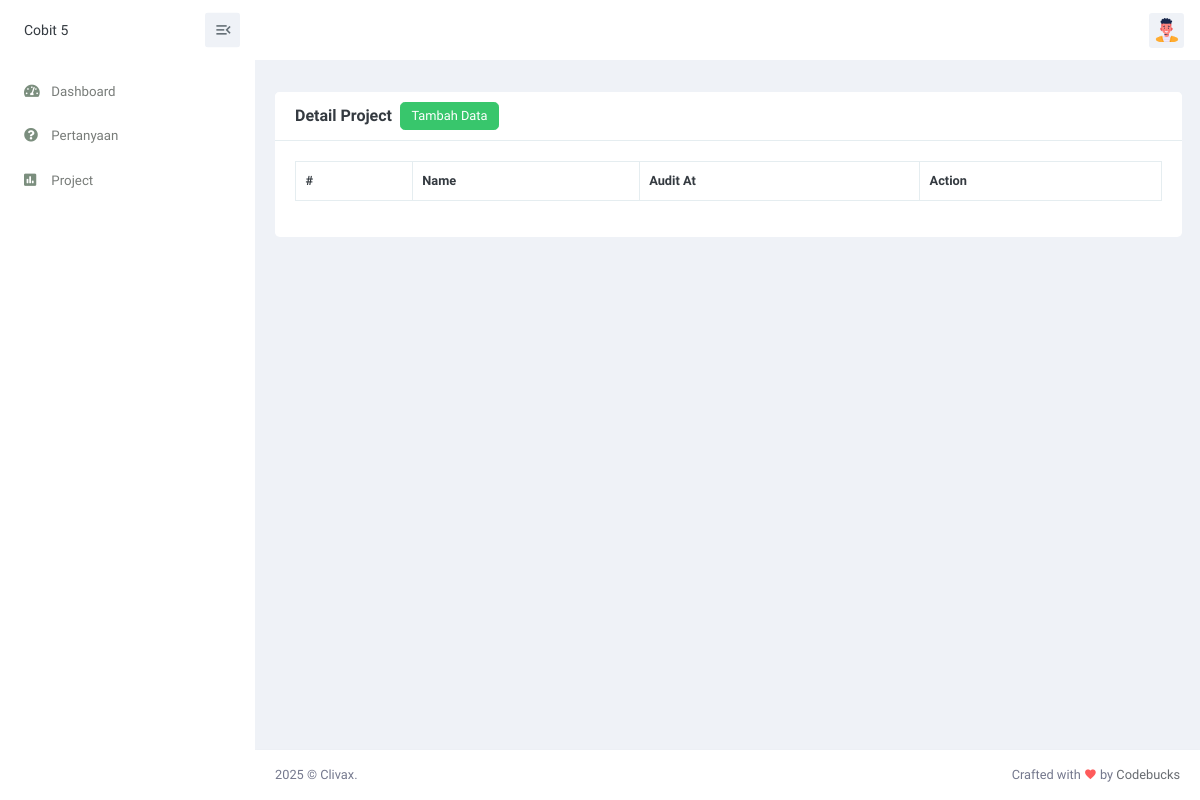
Before: /views/detail_project.php?id_project=9 with the older database file.
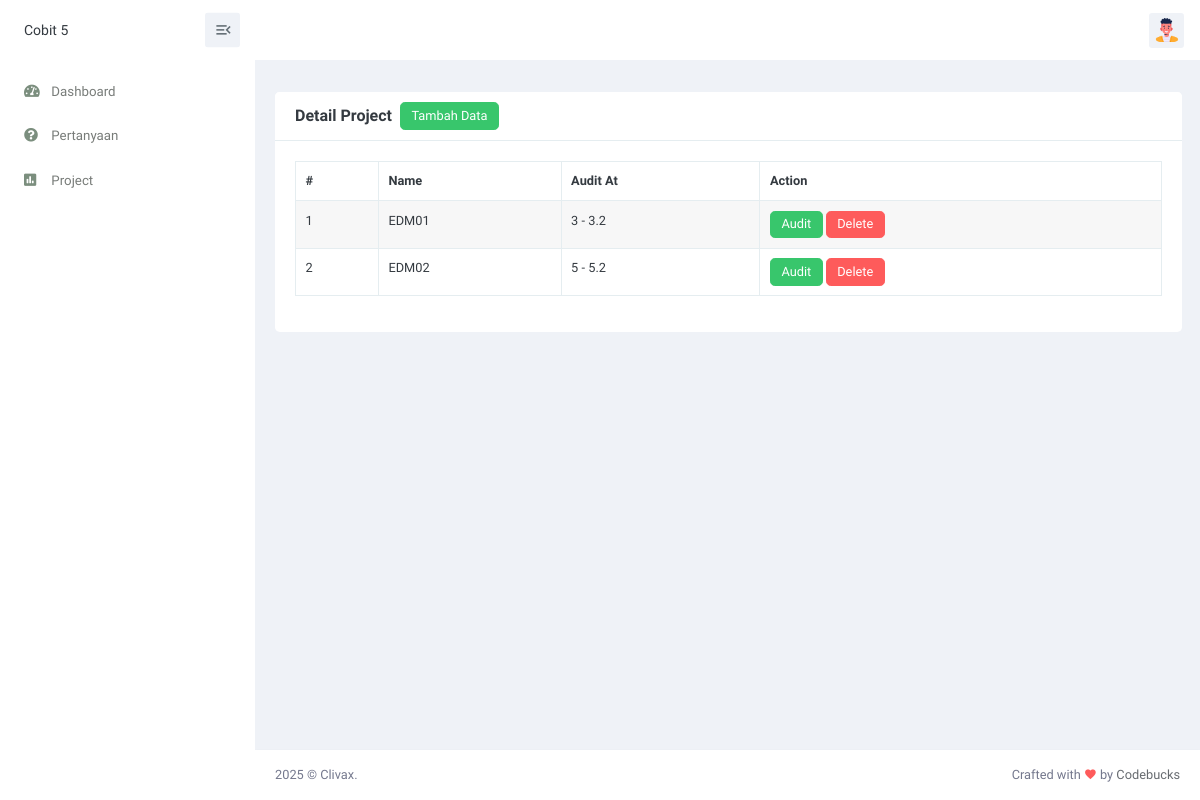
After: the same page with the newer database file.
### tables this page shows
CREATE TABLE `pengujian` (
  `id_pengujian` int(11) NOT NULL,
  `id_cobit` int(11) NOT NULL,
  `audit_process` varchar(255) NOT NULL,
  `description` varchar(255) DEFAULT NULL,
  `level` int(11) NOT NULL,
  `pa` varchar(10) DEFAULT NULL
);

### views/detail_project.php (the view, shortened to what this page needs)
<?php
include '../config/database.php';
if (isset($_GET['id_project'])) {
    $id_project = $_GET['id_project'];
} else {
    header("Location: project.php");
    exit();
}
 ?>
<!doctype html>
<html lang="en">
<head>
    <link href="../assets/css/bootstrap.min.css" id="bootstrap-style" rel="stylesheet" type="text/css" />
    <link href="../assets/css/icons.min.css" rel="stylesheet" type="text/css" />
    <link href="../assets/libs/simplebar/simplebar.min.css" rel="stylesheet">
    <link href="../assets/css/app.min.css" id="app-style" rel="stylesheet" type="text/css" />
</head>
<body>
    <div id="layout-wrapper">
        <?php include 'partials/topbar.php'; ?>
        <?php include 'partials/sidebar.php'; ?>
        <div class="main-content">
            <div class="page-content">
                <div class="container-fluid">
                    <div class="row">
                        <div class="col-12">
                            <div class="page-title-box d-flex align-items-center justify-content-between">
                            </div>
                        </div>
                    </div>
                    <div class="row">
                        <div class="col-12">
                            <div class="card">
                                <div class="card-header">
                                    <h4 class="card-title me-2">Detail Project</h4>
                                    <a href="tambah_data.php?id_project=<?php echo $id_project; ?>"
                                        class="btn btn-primary">Tambah Data</a>
                                </div>
                                <div class="card-body">
                                    <table id="datatable"
                                        class="table table-hover table-bordered table-striped dt-responsive nowrap"
                                        style="border-collapse: collapse; border-spacing: 0; width: 100%;">
                                        <thead>
                                            <tr>
                                                <th>#</th>
                                                <th>Name</th>
                                                <th>Audit At</th>
                                                <th>Action</th>
                                            </tr>
                                        </thead>
                                        <tbody>
                                            <?php
                        $no = 1;
                        $get_data = mysqli_query($conn, "SELECT * FROM pengujian WHERE id_cobit = '$id_project'");
                        while ($display = mysqli_fetch_array($get_data)) {
                            $id = !empty($display['id_pengujian']) ? $display['id_pengujian'] : '-';
                            $audit_process = !empty($display['audit_process']) ? $display['audit_process'] : '-';
                            $level = !empty($display['level']) ? $display['level'] : '-';
                            $pa = !empty($display['pa']) ? $display['pa'] : '-';
                        ?>
                                            <tr>
                                                <td><?php echo $no; ?></td>
                                                <td><?php echo $audit_process; ?></td>
                                                <td><?php echo $level, " - " , $pa; ?></td>
                                                <td>
                                                    <?php if ($pa == 'stop') { ?>
                                                        <button class="btn btn-primary" disabled>Audit</button>
                                                    <?php } else { ?>
                                                        <a href="pengujian_audit.php?id=<?php echo $id; ?>" class="btn btn-primary">Audit</a>
                                                    <?php } ?>
                                                    <a href="delete_detail_project.php?id=<?php echo $id; ?>" class="btn btn-danger">Delete</a>
                                                </td>
                                            </tr>
                                            <?php
                            $no++;
                        }
                        ?>
                                        </tbody>
                                    </table>
                                </div>
                            </div>
                        </div>
                    </div>
                </div>
            </div>
            <?php include 'partials/footer.php'; ?>
        </div>
    </div>
</body>
</html>

### views/partials/topbar.php (shortened to what this page needs)
<header id="page-topbar">
    <div class="navbar-header">
        <div class="navbar-logo-box">
            <span style="font-size: 14px;">Cobit 5</span>
            <button type="button" class="btn btn-sm top-icon sidebar-btn" id="sidebar-btn">
                <i class="mdi mdi-menu-open align-middle fs-19"></i>
            </button>
        </div>
        <div class="d-flex justify-content-between menu-sm px-3 ms-auto">
            <div class="d-flex align-items-center gap-2">
                <div class="dropdown d-inline-block">
                    <button type="button" class="btn btn-sm top-icon p-0" id="page-header-user-dropdown"
                        data-bs-toggle="dropdown" aria-haspopup="true" aria-expanded="false">
                        <img class="rounded avatar-2xs p-0" src="../assets/images/users/avatar-6.png"
                            alt="Header Avatar">
                    </button>
                </div>
            </div>
        </div>
    </div>
</header>

### views/partials/sidebar.php
<div class="sidebar-left">
    <div data-simplebar class="h-100">
        <div id="sidebar-menu">
            <ul class="left-menu list-unstyled" id="side-menu">
                <li>
                    <a href="index.php" class="">
                        <i class="fas fa-tachometer-alt"></i>
                        <span>Dashboard</span>
                    </a>
                </li>
                <li>
                    <a href="question.php" class="">
                        <i class="fas fa-question-circle"></i>
                        <span>Pertanyaan</span>
                    </a>
                </li>
                <li>
                    <a href="project.php" class="">
                        <i class="fas fa-poll"></i>
                        <span>Project</span>
                    </a>
                </li>
            </ul>
        </div>
    </div>
</div>

### views/partials/footer.php (shortened to what this page needs)
<footer class="footer">
    <div class="container-fluid">
        <div class="row align-items-center">
            <div class="col-sm-6">
                 © Clivax.
            </div>
            <div class="col-sm-6">
                <div class="text-sm-end d-none d-sm-block">
                    Crafted with <i class="mdi mdi-heart text-danger"></i> by <a href="http://codebucks.in/"
                        target="_blank" class="text-muted">Codebucks</a>
                </div>
            </div>
        </div>
    </div>
</footer>

Changed rows visible on the page:
added pengujian: audit_process "EDM01", level "3", pa "3.2"
added pengujian: audit_process "EDM02", level "5", pa "5.2"
